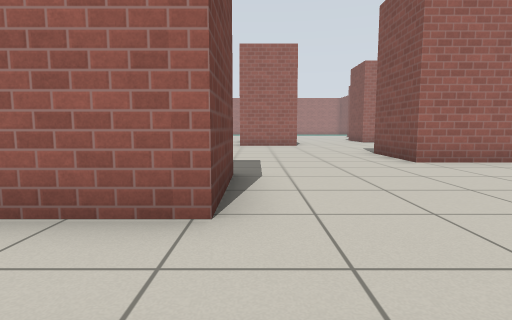
View 1 (above)

16 first-person views from a walk through a world built for the Gazebo simulator. The camera is 0.72 m above the floor, tilts 6° down and sees 80° across. The floor is counted in squares, 1 m on a side. Each view is taken from the middle of a square. On the plan, view 1 faces up. The plan holds only what a view shows up to about 10 squares ahead; the rest is blank. Robots are left out. Simple patterns stand in for the simulator's built-in surfaces.

View 2
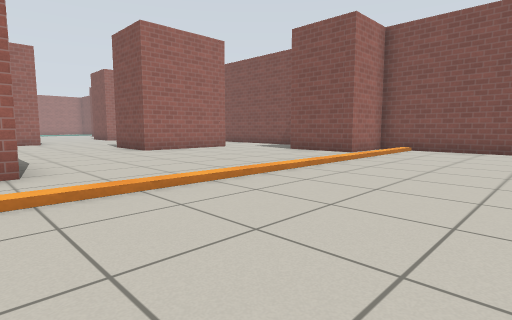

View 3
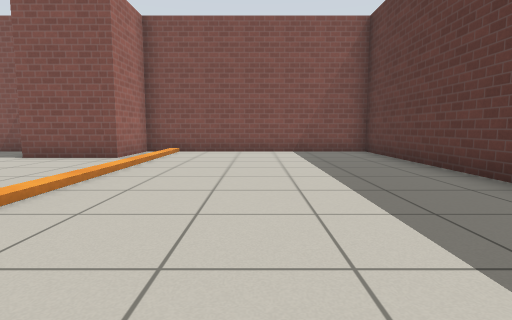

View 4
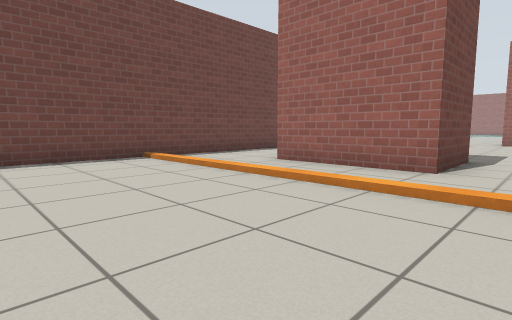

View 5
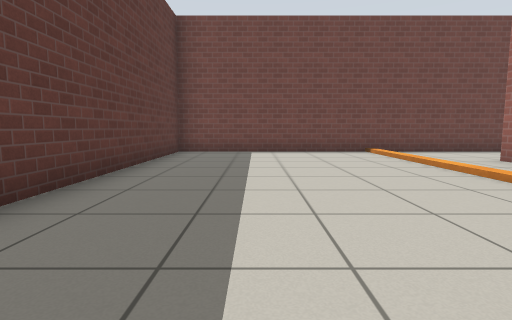

View 6
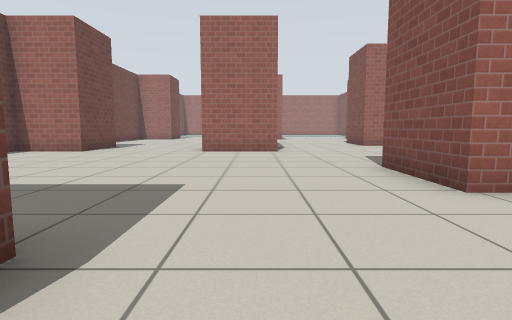

View 7
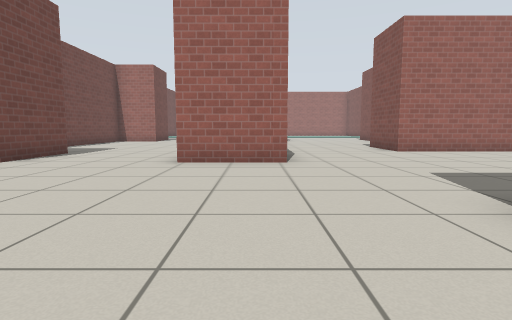

View 8
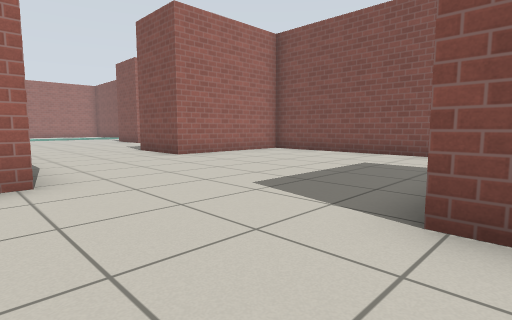

View 9
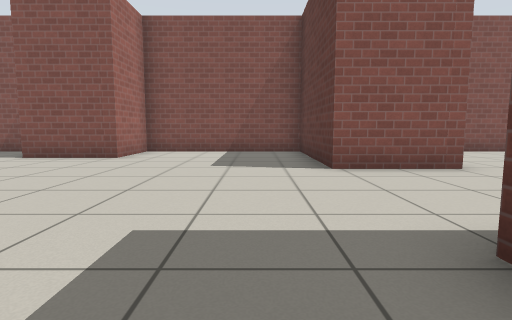

View 10
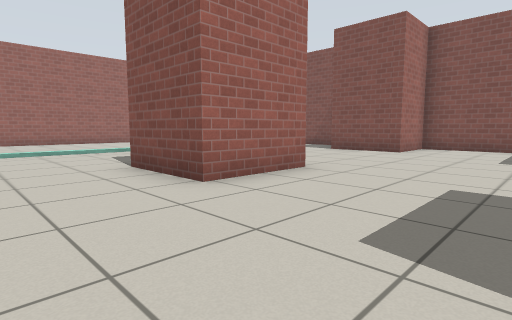

View 11
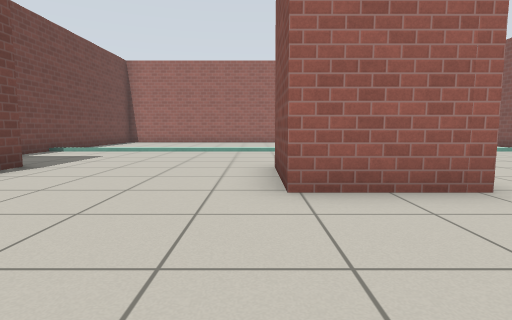

View 12
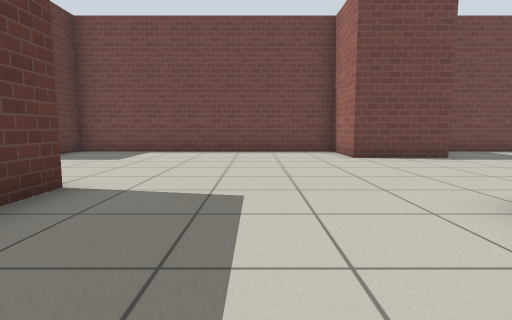

View 13
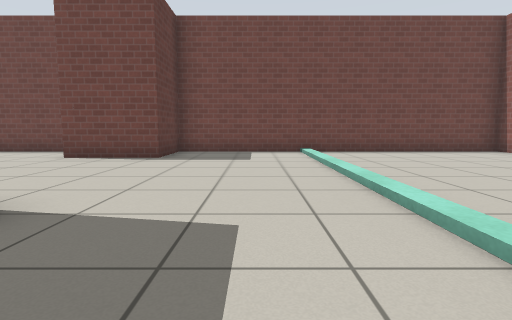

View 14
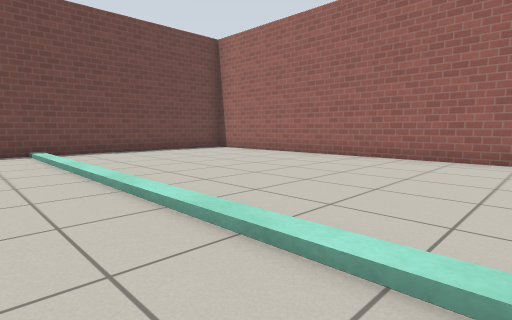

View 15
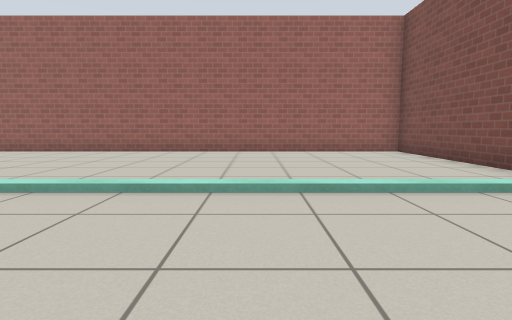

View 16
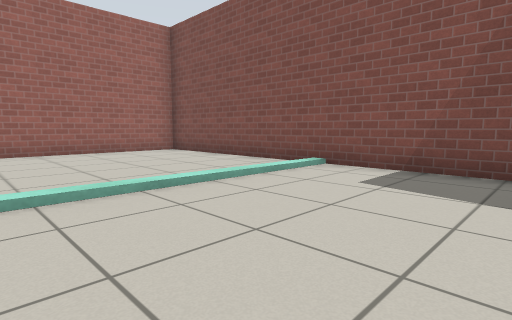

### Floor plan
Points are (right, up) in squares from view 1. A wall is a line through its corners. A room is listed if a view was taken in it or the views show most of it. See-through windows are left out.
Room 1 (views 1, 2, 3, 4, 5, 6, 7, 8, 9, 10, 11, 12, 13, 14, 15, 16)
walls: (1.8, 12.3) (-0.7, 12.3); (-0.8, 17.7) (1.7, 17.7); (-4.3, 14.8) (-4.3, 12.3) (-6.3, 12.3) (-6.3, 11.9); (8.9, 15.3) (5.4, 15.3) (5.4, 17.7) (9.4, 17.7) (9.4, 22.3) (7.4, 22.3) (7.4, 24.7); (2.8, 22.3) (0.4, 22.3) (0.4, 24.7); (9.4, 10.2) (9.4, 14.1); (5.4, 6.3) (3.4, 6.3) (3.4, 8.7); (-0.3, 4.8) (-0.3, 2.4) (-3.7, 2.4); (9.4, 5.1) (9.4, 5.9); (9.4, 25.4) (9.4, 34.4) (-4.1, 34.4); (-6.3, 4.6) (-6.3, -5.3) (0.2, -5.3); (3.9, -5.3) (9.4, -5.3) (9.4, 1.3) (7.4, 1.3) (7.4, 3.7); (-5.7, 34.4) (-6.3, 34.4) (-6.3, 24.7) (-4.3, 24.7) (-4.3, 22.3) (-6.3, 22.3) (-6.3, 14.7) (-5.2, 14.7)

Positions as (right, up) in squares from view 1, and headings:
1: (0, 0), facing up
2: (-1, -3), facing up-right
3: (0, -2), facing right
4: (1, -3), facing up-left
5: (3, -3), facing left
6: (1, 3), facing up
7: (1, 6), facing up
8: (1, 8), facing up-right
9: (0, 19), facing right
10: (-2, 19), facing up-right
11: (0, 19), facing up
12: (3, 20), facing left
13: (3, 27), facing left
14: (3, 27), facing up-left
15: (5, 25), facing up
16: (4, 25), facing up-right
